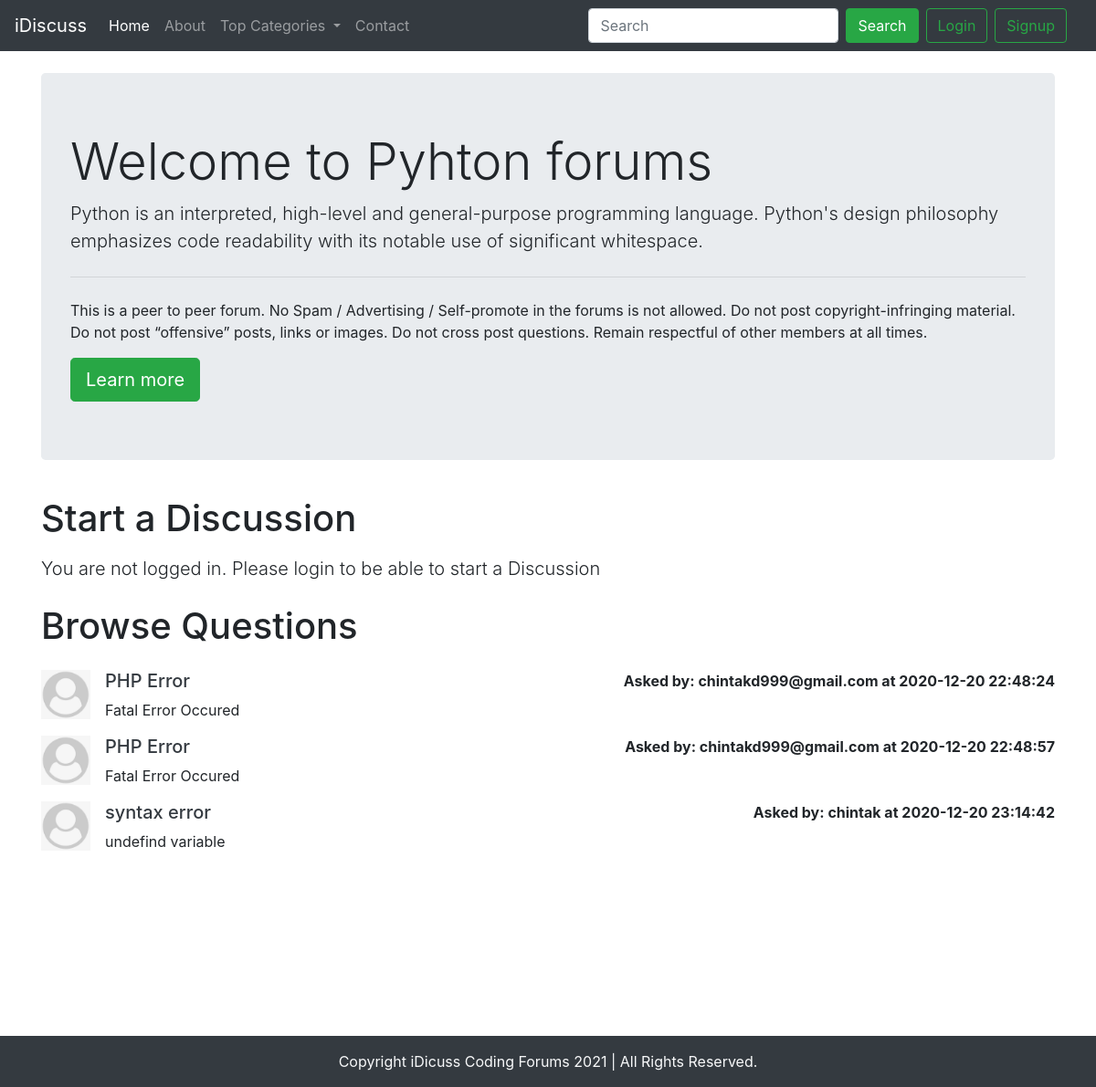
The app's page /threadlist.php?catid=2 with its own data.
### tables this page shows
CREATE TABLE IF NOT EXISTS `categories` (
  `category_id` int(8) NOT NULL AUTO_INCREMENT,
  `category_name` varchar(255) NOT NULL,
  `category_description` varchar(255) NOT NULL,
  `created` datetime NOT NULL DEFAULT CURRENT_TIMESTAMP,
  PRIMARY KEY (`category_id`)
);

CREATE TABLE IF NOT EXISTS `threads` (
  `thread_id` int(7) NOT NULL AUTO_INCREMENT,
  `thread_title` varchar(255) NOT NULL,
  `thread_desc` text NOT NULL,
  `thread_cat_id` int(7) NOT NULL,
  `thread_user_id` int(7) NOT NULL,
  `timestamp` datetime NOT NULL DEFAULT CURRENT_TIMESTAMP,
  PRIMARY KEY (`thread_id`)
);

CREATE TABLE IF NOT EXISTS `users` (
  `sno` int(8) NOT NULL AUTO_INCREMENT,
  `user_email` varchar(30) NOT NULL,
  `user_pass` varchar(255) NOT NULL,
  `timestamp` datetime NOT NULL DEFAULT CURRENT_TIMESTAMP,
  PRIMARY KEY (`sno`)
);

### threadlist.php (the view, shortened to what this page needs)
<!doctype html>
<html lang="en">
<head>
    <link rel="stylesheet" href="https://maxcdn.bootstrapcdn.com/bootstrap/4.0.0/css/bootstrap.min.css"
>
</head>
<body>
    <?php
        include('partials/header.php');
        include('partials/db_connect.php');
        $id = $_GET['catid'];
        $sql = "SELECT * FROM `categories` WHERE category_id=$id";
        $result = mysqli_query($conn, $sql);
        while($row = mysqli_fetch_assoc($result)){
            $catname = $row['category_name'];
            $catdesc = $row['category_description'];
        }
    ?>
    <div class="container my-4">
        <div class="jumbotron">
            <h1 class="display-4">Welcome to <?php echo $catname;?> forums</h1>
            <p class="lead"> <?php echo $catdesc;?></p>
            <hr class="my-4">
            <p>This is a peer to peer forum. No Spam / Advertising / Self-promote in the forums is not allowed. Do not
                post copyright-infringing material. Do not post “offensive” posts, links or images. Do not cross post
                questions. Remain respectful of other members at all times.</p>
            <a class="btn btn-success btn-lg" href="#" role="button">Learn more</a>
        </div>
    </div>
    <?php
    if(isset($_SESSION['loggedin']) && $_SESSION['loggedin']==true){
    echo '<div class="container">
            <h1 class="py-2">Start a Discussion</h1>
            <form action="'. $_SERVER["REQUEST_URI"] . '" method="post">
                <div class="form-group">
                    <label for="exampleInputEmail1">Problem Title</label>
                    <input type="text" class="form-control" id="title" name="title" aria-describedby="emailHelp">
                    <small id="emailHelp" class="form-text text-muted">Keep your title as short and crisp as
                        possible</small>
                </div>
                <input type="hidden" name="sno" value="'. $_SESSION["sno"]. '">
                <div class="form-group">
                    <label for="exampleFormControlTextarea1">Ellaborate Your Concern</label>
                    <textarea class="form-control" id="desc" name="desc" rows="3"></textarea>
                </div>
                <button type="submit" class="btn btn-success">Submit</button>
            </form>
        </div>';
    }
    else{
        echo '
        <div class="container">
        <h1 class="py-2">Start a Discussion</h1>
           <p class="lead">You are not logged in. Please login to be able to start a Discussion</p>
        </div>
        ';
    }
    ?>
<div class="container mb-5" id="ques">
        <h1 class="py-2">Browse Questions</h1>
    <?php
    $id = $_GET['catid'];
    $sql = "SELECT * FROM `threads` WHERE thread_cat_id=$id";
    $result = mysqli_query($conn, $sql);
    while($row = mysqli_fetch_assoc($result)){
        $id = $row['thread_id'];
        $title = $row['thread_title'];
        $desc = $row['thread_desc'];
        $thread_time = $row['timestamp'];
        $thread_user_id = $row['thread_user_id'];
        $sql2 = "SELECT user_email FROM `users` WHERE sno='$thread_user_id'";
        $result2 = mysqli_query($conn, $sql2);
        $row2 = mysqli_fetch_assoc($result2);
        echo '<div class="media my-3">
            <img src="img/user.png" width="54px" class="mr-3" alt="...">
            <div class="media-body">'.
             '<h5 class="mt-0"> <a class="text-dark" href="thread.php?threadid=' . $id. '">'. $title . ' </a></h5>
                '. $desc . ' </div>'.'<div class="font-weight-bold my-0"> Asked by: '. $row2['user_email'] . ' at '. $thread_time. '</div>'.
        '</div>';
        }
    ?>
    </div>
    <?php
        include('partials/footer.php');
    ?>
</body>
</html>

### partials/header.php (shortened to what this page needs)
<?php
    echo '<nav class="navbar navbar-expand-lg navbar-dark bg-dark">
    <a class="navbar-brand" href="index.php">iDiscuss</a>
    <button class="navbar-toggler" type="button" data-toggle="collapse" data-target="#navbarSupportedContent" aria-controls="navbarSupportedContent" aria-expanded="false" aria-label="Toggle navigation">
      <span class="navbar-toggler-icon"></span>
    </button>
    <div class="collapse navbar-collapse" id="navbarSupportedContent">
      <ul class="navbar-nav mr-auto">
      <li class="nav-item">
      <a class="nav-link active" aria-current="page" href="/forum">Home</a>
        </li>
        <li class="nav-item">
            <a class="nav-link" href="about.php">About</a>
        </li>
        <li class="nav-item dropdown">
            <a class="nav-link dropdown-toggle" href="#" id="navbarDropdown" role="button" data-bs-toggle="dropdown" aria-expanded="false">
            Top Categories
            </a>
            <div class="dropdown-menu" aria-labelledby="navbarDropdown">';
            echo '</div>
        </li>
        <li class="nav-item">
            <a class="nav-link" href="contact.php" tabindex="-1">Contact</a>
        </li>
      </ul>
        <div class="row mx-2">';
        if(isset($_SESSION['loggedin']) && $_SESSION['loggedin'] == true){
            echo ' <form class="form-inline my-2 my-lg-0" action="search.php" method="get">
                      <input class="form-control mr-sm-2" name="search" type="search" placeholder="Search" aria-label="Search">
                    <button class="btn btn-success my-2 my-sm-0" type="submit">Search</button>
                    <p class="text-light my-0 mx-2"> Welcome <b>' . $_SESSION['useremail'] . '</b></p></form>
                    <a href="partials/logout.php" class="btn btn-outline-success my-2 my-sm-0" type="submit">Logout</a>';
        }else{
            echo '<form class="form-inline my-2 my-lg-0">
                <input class="form-control mr-sm-2" type="search" placeholder="Search" aria-label="Search">
                <button class="btn btn-success my-2 my-sm-0" type="submit">Search</button>
            </form>
            <button type="button" class="btn btn-outline-success ml-2" data-toggle="modal" data-target="#loginModal">Login</button>
            <button type="button" class="btn btn-outline-success mx-2" data-toggle="modal" data-target="#signupModal">Signup</button>';
        }
       echo '</div>
          </div>
        </nav>';
?>

### partials/footer.php
<div class="container-fluid bg-dark text-light">
    <p class="text-center py-3 mb-0">Copyright iDicuss Coding Forums 2021 | All Rights Reserved.</p>
</div>

### threadlist.php (style rules this page uses)
#ques { min-height: 433px; }

### records on screen
categories: category_name "Pyhton", category_description "Python is an interpreted, high-level and general-purpose programming language. Python's design philosophy emphasizes code readability with its notable use of significant whitespace."
threads: thread_title "PHP Error", thread_desc "Fatal Error Occured", users.user_email "chintakd999@gmail.com", timestamp "2020-12-20 22:48:24"
threads: thread_title "PHP Error", thread_desc "Fatal Error Occured", users.user_email "chintakd999@gmail.com", timestamp "2020-12-20 22:48:57"
threads: thread_title "syntax error", thread_desc "undefind variable", users.user_email "chintak", timestamp "2020-12-20 23:14:42"
